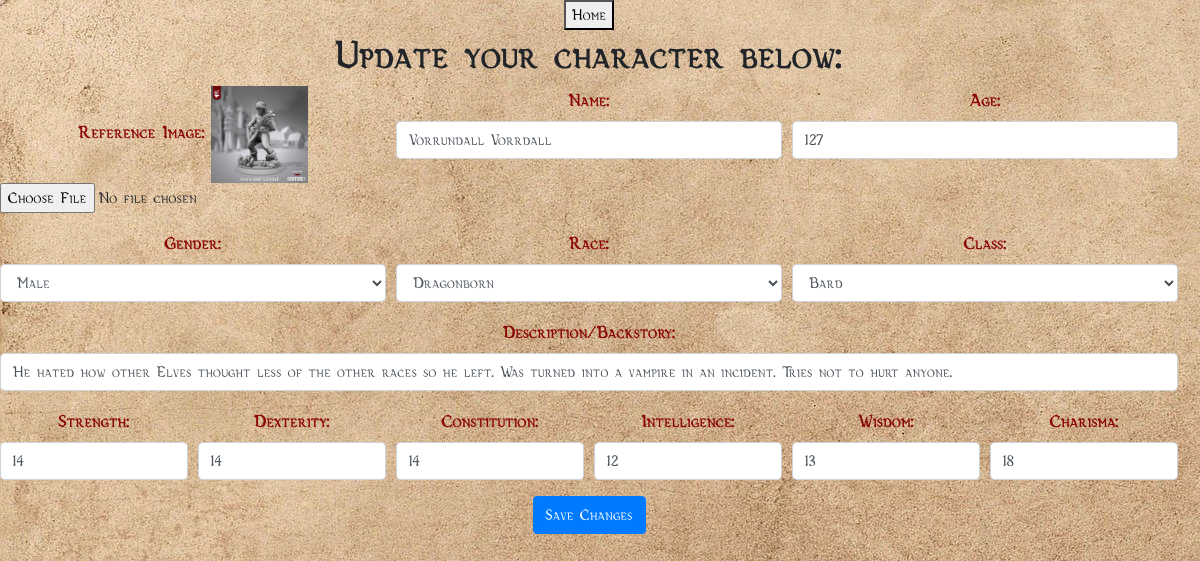
/updateCharacter/2, run on the app's committed database.
### app.py (models this page shows, shortened)
class Character(db.Model):
    cID = db.Column(db.Integer, primary_key=True)
    cPicPath = db.Column(db.String(100000))# The path to the character photo in the images directory
    cName = db.Column(db.String(100), nullable=False)# Name of the character
    cAge = db.Column(db.Integer)# Age of the character
    cGender = db.Column(db.String(20))# The character's gender
    cRace = db.Column(db.String(20))# Will change to a list of races at a later date, i.e. Human, Elf, Dwarf, Halfling, etc.
    cClass = db.Column(db.String(50))# The character's class, chosen from a list.
    cDesc = db.Column(db.String(100000))# Description of the character, i.e. appearance, backstory
    cStr = db.Column(db.Integer, default=8)# The character's Strength stat
    cDex = db.Column(db.Integer, default=8)# The character's Dexterity stat
    cCon = db.Column(db.Integer, default=8)# The character's Constitution stat
    cInt = db.Column(db.Integer, default=8)# The character's Intelligence stat
    cWis = db.Column(db.Integer, default=8)# The character's Wisdom stat
    cCha = db.Column(db.Integer, default=8)# The character's Charisma stat

### app.py (the view, shortened to what this page needs)
@app.route('/updateCharacter/<int:id>', methods=['GET', 'POST'])
def updateCharacter(id):
    character = Character.query.get_or_404(id)
    if character.cRace == "Dragonborn":
        character.cStr = int(character.cStr) - 2
        character.cCha = int(character.cCha) - 1
    elif character.cRace == "Gray Dwarf (Duergar)":
        character.cStr = int(character.cStr) - 1
        character.cCon = int(character.cCon) - 2
    elif character.cRace == "Hill Dwarf":
        character.cCon = int(character.cCon) - 2
        character.cWis = int(character.cWis) - 1
    elif character.cRace == "Mountain Dwarf":
        character.cStr = int(character.cStr) - 2
        character.cCon = int(character.cCon) - 2
    elif character.cRace == "Dark Elf (Drow)":
        character.cDex = int(character.cDex) - 2
        character.cCha = int(character.cCha) - 1
    elif character.cRace == "High Elf":
        character.cDex = int(character.cDex) - 2
        character.cInt = int(character.cInt) - 1
    elif character.cRace == "Wood Elf":
        character.cDex = int(character.cDex) - 2
        character.cWis = int(character.cWis) - 1
    elif character.cRace == "Deep Gnome (Svirfneblin)":
        character.cDex = int(character.cDex) - 1
        character.cInt = int(character.cInt) - 2
    elif character.cRace == "Forest Gnome":
        character.cDex = int(character.cDex) - 1
        character.cInt = int(character.cInt) - 2
    elif character.cRace == "Rock Gnome":
        character.cCon = int(character.cCon) - 1
        character.cInt = int(character.cInt) - 2
    elif character.cRace == "Half-Elf":
        character.cDex = int(character.cDex) - 1
        character.cInt = int(character.cInt) - 1
        character.cCha = int(character.cCha) - 2
    elif character.cRace == "Lightfoot Halfling":
        character.cDex = int(character.cDex) - 2
        character.cCha = int(character.cCha) - 1
    elif character.cRace == "Stout Halfling":
        character.cDex = int(character.cDex) - 2
        character.cCon = int(character.cCon) - 1
    elif character.cRace == "Half-Orc":
        character.cStr = int(character.cStr) - 2
        character.cCon = int(character.cCon) - 1
    elif character.cRace == "Tiefling":
        character.cInt = int(character.cInt) - 1
        character.cCha = int(character.cCha) - 2
    if request.method == 'POST':
        c_Pic = request.files['cPic']
        filename = secure_filename(c_Pic.filename)
        if c_Pic and allowed_file(c_Pic.filename):
            c_Pic.save(os.path.join(app.config['UPLOAD_FOLDER'], filename))
        if c_Pic.filename == "":
            character.cPicPath = character.cPicPath
        else:
            character.cPicPath = os.path.join(app.config['UPLOAD_FOLDER'], filename)
        character.cName = request.form['cName']
        character.cAge = request.form['cAge']
        character.cGender = request.form['cGender']
        character.cRace = request.form['cRace']
        character.cClass = request.form['cClass']
        character.cDesc = request.form['cDesc']
        character.cStr = request.form['cStr']
        character.cDex = request.form['cDex']
        character.cCon = request.form['cCon']
        character.cInt = request.form['cInt']
        character.cWis = request.form['cWis']
        character.cCha = request.form['cCha']
        if character.cRace == "Dragonborn":
            character.cStr = int(character.cStr) + 2
            character.cCha = int(character.cCha) + 1
        elif character.cRace == "Gray Dwarf (Duergar)":
            character.cStr = int(character.cStr) + 1
            character.cCon = int(character.cCon) + 2
        elif character.cRace == "Hill Dwarf":
            character.cCon = int(character.cCon) + 2
            character.cWis = int(character.cWis) + 1
        elif character.cRace == "Mountain Dwarf":
            character.cStr = int(character.cStr) + 2
            character.cCon = int(character.cCon) + 2
        elif character.cRace == "Dark Elf (Drow)":
            character.cDex = int(character.cDex) + 2
            character.cCha = int(character.cCha) + 1
        elif character.cRace == "High Elf":
            character.cDex = int(character.cDex) + 2
            character.cInt = int(character.cInt) + 1
        elif character.cRace == "Wood Elf":
            character.cDex = int(character.cDex) + 2
            character.cWis = int(character.cWis) + 1
        elif character.cRace == "Deep Gnome (Svirfneblin)":
            character.cDex = int(character.cDex) + 1
            character.cInt = int(character.cInt) + 1
        elif character.cRace == "Forest Gnome":
            character.cDex = int(character.cDex) + 1
            character.cInt = int(character.cInt) + 1
        elif character.cRace == "Rock Gnome":
            character.cCon = int(character.cCon) + 1
            character.cInt = int(character.cInt) + 1
        elif character.cRace == "Half-Elf":
            character.cDex = int(character.cDex) + 1
            character.cInt = int(character.cInt) + 1
            character.cCha = int(character.cCha) + 2
        elif character.cRace == "Lightfoot Halfling":
            character.cDex = int(character.cDex) + 2
            character.cCha = int(character.cCha) + 1
        elif character.cRace == "Stout Halfling":
            character.cDex = int(character.cDex) + 2
            character.cCon = int(character.cCon) + 1
        elif character.cRace == "Half-Orc":
            character.cStr = int(character.cStr) + 2
            character.cCon = int(character.cCon) + 1
        elif character.cRace == "Human":
            character.cStr = int(character.cStr) + 1
            character.cDex = int(character.cDex) + 1
            character.cCon = int(character.cCon) + 1
            character.cInt = int(character.cInt) + 1
            character.cWis = int(character.cWis) + 1
            character.cCha = int(character.cCha) + 1
        elif character.cRace == "Tiefling":
            character.cInt = int(character.cInt) + 1
            character.cCha = int(character.cCha) + 2
        try:
            db.session.commit()
            return redirect('/characters.html')
        except:
            return 'There was a problem updating your character.'
    else:
        return render_template('updateCharacter.html', character=character)

### templates/updateCharacter.html (shortened to what this page needs)
{% extends 'base.html' %}
{% block content %}
<div class="content">
    <button id="characterDashboardButton" onclick="window.location.href = '../dashboard.html';">Home</button>
    <h1>Update your character below:</h1>
    <div class="form">
        <form action="/updateCharacter/{{character.cID}}" method="POST" enctype="multipart/form-data">
            <div class="form-row">
                <div class="form-group col-md-4">
                    <label for="cPic">Reference Image: </label>
                    <img src="../{{ character.cPicPath }}" alt="ref-img" class="w-25 img-fluid">
                    <input type="file" name="cPic" id="cPic" class="form-control-file" value="Change Picture">
                </div>
                <div class="form-group col-md-4">
                    <label for="cName">Name: </label>
                    <input type="text" name="cName" id="cName" class="form-control" value="{{character.cName}}">
                </div>
                <div class="form-group col-md-4">
                    <label for="cAge">Age: </label>
                    <input type="number" name="cAge" id="cAge" class="form-control" value="{{character.cAge}}">
                </div>
            </div>
            <div class="form-row">
                <div class="form-group col-md-4">
                    <label for="cGender">Gender:</label>
                    <select name="cGender" id="cGender" class="form-control">
                        {% if character.cGender == "Male" %}
                            <option value="Male" selected>Male</option>
                        {% else %}
                            <option value="Male">Male</option>
                        {% endif %}
                    </select>
                </div>
                <div class="form-group col-md-4">
                    <label for="cRace">Race: </label>
                    <select name="cRace" id="cRace" class="form-control">
                        {% if character.cRace == "Dragonborn" %}
                            <option value="Dragonborn" selected>Dragonborn</option>
                        {% else %}
                            <option value="Dragonborn">Dragonborn</option>
                        {% endif %}
                    </select>
                </div>
                <div class="form-group col-md-4">
                    <label for="cClass">Class: </label>
                    <select name="cClass" id="cClass" class="form-control">
                        {% if character.cClass == "Bard" %}
                            <option value="Bard" selected>Bard</option>
                        {% else %}
                            <option value="Bard">Bard</option>
                        {% endif %}
                    </select>
                </div>
            </div>
            <div class="form-group">
                <label for="cDesc">Description/Backstory: </label>
                <input type="text" name="cDesc" id="cDesc" class="form-control" value="{{character.cDesc}}">
            </div>
            <div class="form-row">
                <div class="form-group col-md-2">
                    <label for="cStr">Strength: </label>
                    <input type="number" name="cStr" id="cStr" class="form-control" value="{{character.cStr}}">
                </div>
                <div class="form-group col-md-2">
                    <label for="cDex">Dexterity: </label>
                    <input type="number" name="cDex" id="cDex" class="form-control" value="{{character.cDex}}">
                </div>
                <div class="form-group col-md-2">
                    <label for="cCon">Constitution: </label>
                    <input type="number" name="cCon" id="cCon" class="form-control" value="{{character.cCon}}">
                </div>
                <div class="form-group col-md-2">
                    <label for="cInt">Intelligence: </label>
                    <input type="number" name="cInt" id="cInt" class="form-control" value="{{character.cInt}}">
                </div>
                <div class="form-group col-md-2">
                    <label for="cWis">Wisdom: </label>
                    <input type="number" name="cWis" id="cWis" class="form-control" value="{{character.cWis}}">
                </div>
                <div class="form-group col-md-2">
                    <label for="cCha">Charisma: </label>
                    <input type="number" name="cCha" id="cCha" class="form-control" value="{{character.cCha}}">
                </div>
            </div>
            <button type="submit" class="btn btn-primary">Save Changes</button>
        </form>
    </div>
</div>
{% endblock %}

### templates/base.html (style rules this page uses)
h1 { font-weight: bold; }
label { font-weight: bold; color: rgb(139, 5, 5); font-size: large; }

### data on the page
Character: cPicPath (picture), cName "Vorrundall Vorrdall", cAge "127", cGender "Male", cRace "Dragonborn", cClass "Bard", cDesc "He hated how other Elves thought less of the other races so he left. Was turned into a vampire in an incident. Tries not to hurt anyone.", cStr "14", cDex "14", cCon "14", cInt "12", cWis "13", cCha "18"
